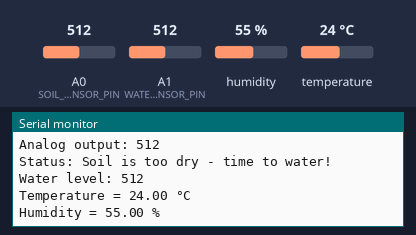
Bench run of a sketch on a simulated Arduino Uno, built with avr-gcc and run on an emulated ATmega328P. On the bench: the last lines printed to the serial monitor. The test bench sets the inputs (shaded band); at power-on: A0 (SOIL_MOISTURE_SENSOR_PIN) = 512, humidity 55 %, A1 (WATER_LEVEL_SENSOR_PIN) = 512, temperature 24 °C.

Above: at 3.8 s.
3.9 s: A0 (SOIL_MOISTURE_SENSOR_PIN) set to 306
10.7 s: A0 (SOIL_MOISTURE_SENSOR_PIN) set to 30
16.8 s: humidity set to 22 %
At 19.0 s:
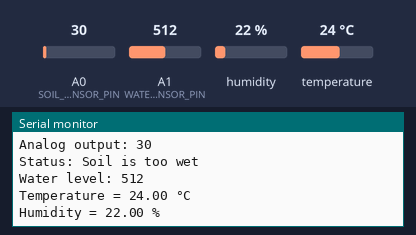
20.8 s: A1 (WATER_LEVEL_SENSOR_PIN) set to 716
At 22.1 s:
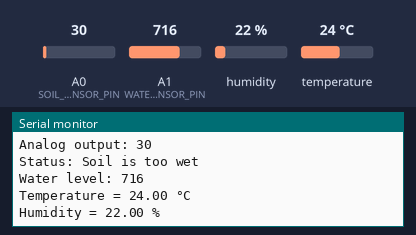
24.8 s: temperature set to 12 °C
At 28.4 s:
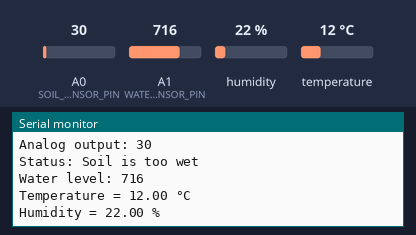
28.8 s: A1 (WATER_LEVEL_SENSOR_PIN) set to 992
At 31.6 s:
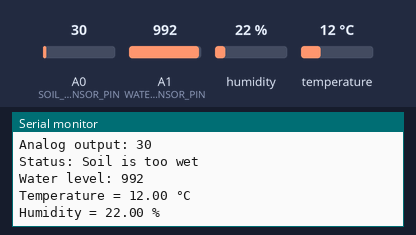
Timing chart, 0 to 33.1 s (numbered marks = the images above; inputs shaded):
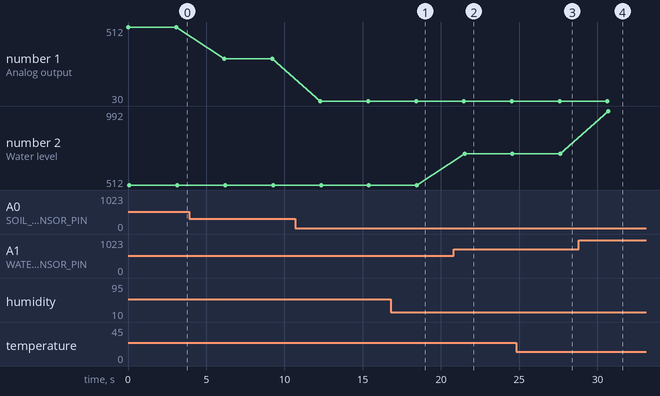

Measured:
- after the input at 16.8 s, the serial monitor: prints a new line after 1.7 s (image 1)
- after the input at 20.8 s, the serial monitor: prints a new line after 0.71 s (image 2)
- after the input at 24.8 s, the serial monitor: prints a new line after 2.8 s (image 3)
- after the input at 28.8 s, the serial monitor: prints a new line after 1.9 s (image 4)
- plotted number 1: 512 → 306 after the input at 3.9 s, 306 → 30 after the input at 10.7 s
- plotted number 2: 512 → 716 after the input at 20.8 s, 716 → 992 after the input at 28.8 s

The sketch:

main.ino
```cpp
#include "DHT.h"

/* Change these values based on your observations */
#define WET_SOIL 277   // Define max value we consider soil 'wet'
#define DRY_SOIL 380   // Define min value we consider soil 'dry'

// Define sensor pins and power
#define SOIL_MOISTURE_SENSOR_PIN A0
#define WATER_LEVEL_SENSOR_PIN A1
#define DHT_SENSOR_PIN 6
#define WATER_LEVEL_SENSOR_POWER 7

// Define DHT object
#define DHTTYPE DHT11
DHT dht(DHT_SENSOR_PIN, DHTTYPE);

void setup() {
  // Set sensor power pin as OUTPUT
  pinMode(WATER_LEVEL_SENSOR_POWER, OUTPUT);
  // Set power pin to LOW initially
  digitalWrite(WATER_LEVEL_SENSOR_POWER, LOW);

  // Initialize DHT sensor and serial communication
  dht.begin();
  Serial.begin(9600);
}

void loop() {
  // Read sensor values
  int moisture = analogRead(SOIL_MOISTURE_SENSOR_PIN);
  int waterLevel = readWaterLevelSensor();

  // Print sensor values
  printMoisture(moisture);
  printWaterLevel(waterLevel);
  printTemperatureAndHumidity();

  // Delay for three seconds before next reading
  delay(3000);
}

void printTemperatureAndHumidity(){
  float temperature = dht.readTemperature();
  float humidity = dht.readHumidity();

  Serial.println("Temperature = " + String(temperature) + " °C");
  Serial.println("Humidity = " + String(humidity) + " %");
}

void printMoisture(int moisture){
  Serial.print("Analog output: ");
  Serial.println(moisture);

  // Determine status of the soil
  if (moisture < WET_SOIL) {
    Serial.println("Status: Soil is too wet");
  } else if (moisture >= WET_SOIL && moisture < DRY_SOIL) {
    Serial.println("Status: Soil moisture is perfect");
  } else {
    Serial.println("Status: Soil is too dry - time to water!");
  }
  Serial.println();
}

void printWaterLevel(int waterLevel){
  Serial.print("Water level: ");
  Serial.println(waterLevel);
}

int readWaterLevelSensor() {
  // Turn the sensor ON
  digitalWrite(WATER_LEVEL_SENSOR_POWER, HIGH);
  // Wait for the sensor to stabilize
  delay(10);
  // Read the analog value from sensor
  int val = analogRead(WATER_LEVEL_SENSOR_PIN);
  // Turn the sensor OFF
  digitalWrite(WATER_LEVEL_SENSOR_POWER, LOW);

  return val;
}
```
